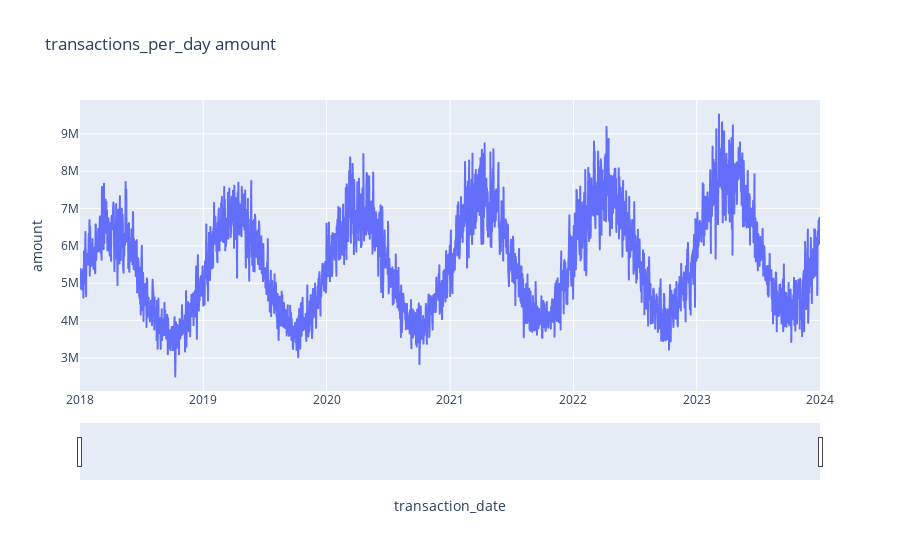

Write notebook code for a chart like this one.
### Markdown cell above
Montant de transaction par jour

### Code cell
transactions_per_day = pd.DataFrame(transactions_copy.groupby('transaction_date').amount.aggregate("mean")).reset_index()
fig = px.line(transactions_per_day, x='transaction_date', y='amount', title='transactions_per_day amount')

fig.update_xaxes(rangeslider_visible=True)
fig.show()

### Figure 1 — Plotly figure (JSON) as saved in the notebook; plotly's stock layout.template omitted (floating-point values rounded to 4 significant figures; data arrays with more than 128 entries replaced by an {"elided": "..."} marker saying what was removed)
{"data": [{"hovertemplate": "transaction_date=%{x}<br>amount=%{y}<extra></extra>", "legendgroup": "", "line": {"color": "#636efa", "dash": "solid"}, "marker": {"symbol": "circle"}, "mode": "lines", "name": "", "showlegend": false, "type": "scattergl", "x": {"elided": "2192 str values"}, "xaxis": "x", "y": {"elided": "2192 float values"}, "yaxis": "y"}], "layout": {"legend": {"tracegroupgap": 0}, "title": {"text": "transactions_per_day amount"}, "xaxis": {"anchor": "y", "domain": [0, 1], "rangeslider": {"visible": true}, "title": {"text": "transaction_date"}}, "yaxis": {"anchor": "x", "domain": [0, 1], "title": {"text": "amount"}}}}
